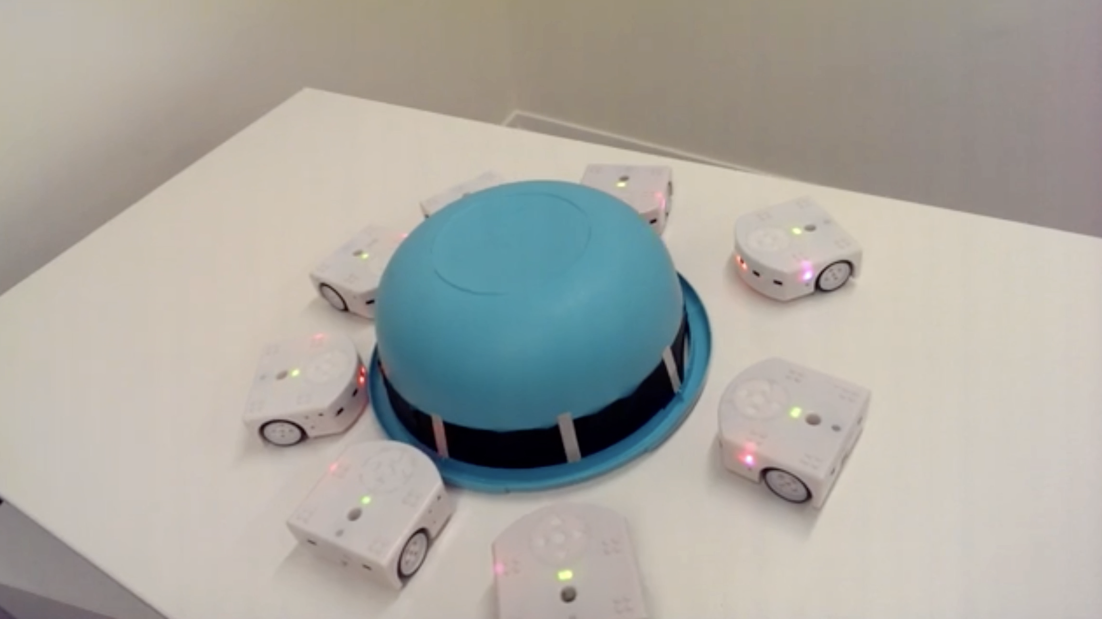
#> input picture Exercises/Computer Vision Tutorials/images/thymio_img.png, 3304 x 1856 px (shown at 1/3 size)
$ jupyter execute --allow-errors 'OpenCV Examples.ipynb'   (older library calls are emulated)
#> lines starting #> are read from the running program, lines starting #| are printed output that depends on the picture
# OpenCV Tutorial

To help you with the computer vision portion of the project you can make use of the OpenCV python library. This library can help you with the following :

- the acquisition and display of the image stream from your computer's camera, any external webcam or even a recorded video.
- filtering
- increasing image contrast
- thresholding
- edge detection
- feature matching
- tracking

For a link to the official opencv tutorials, have a look [here](https://opencv-python-tutroals.readthedocs.io/en/latest/py_tutorials/py_imgproc/py_table_of_contents_imgproc/py_table_of_contents_imgproc.html)

Note that certain portions of this notebook are taken from [here](https://github.com/dalgu90/opencv-tutorial)

** Installations **

You will need to install through pip by typing the following in the terminal

`pip3 install opencv-python`

`pip3 install bokeh`

`pip3 install opencv_contrib_python`


## 0. Imports

[cell 1]
import cv2
import time

import numpy as np

import matplotlib.pyplot as plt


from bokeh.plotting import figure
from bokeh.io import output_notebook, show, push_notebook
from tqdm import tqdm

import IPython.display as Disp
from ipywidgets import widgets

## 1. Loading and Displaying an Image

Here is a short code snippet that shows how to load and display an image that is stored on the disk using opencv. Note the `cv2.IMREAD_COLOR` which determines that the image will be loaded in color. To load an image in black and white, replace that with `cv2.IMREAD_GRAYSCALE`.

[cell 2]
img = cv2.imread('images/thymio_img.png', cv2.IMREAD_COLOR)
#> img is the input picture: shape (1856, 3304, 3); mean B, G, R 161, 168, 170.3

# If the image path is wrong, the resulting img will be none
if img is None:
    print('Open Error')
else:
    print('Image Loaded')
    plt.imshow(cv2.cvtColor(img, cv2.COLOR_BGR2RGB))
#> (this line was passed over: IPython is not available in this run)

## 2. Loading and Displaying a Video

Here we are loading a pre-recorded video but the same procedure can be used to acquire video stream from a webcam by replacing the name of the video with the number 0 (generally the ID of the webcam on your computer) or 1 (the ID of the first external camera that was connected to the computer) and so forth.

Try to load and display with the tuto for example [here](https://www.learnopencv.com/read-write-and-display-a-video-using-opencv-cpp-python/)

## 3. Image Processing Pipeline

Taking the image we loaded before, we are going to apply a basic processing pipeline on the image.

### 3.1. Filtering

In most image processing piepelines, you should start by de-noising the image. Multiple smoothing filters exist of which the Gaussian filter that was seen in the course.

A few of the ones provided by opencv and that are shown below are:
- averaging
- median filtering
- gaussian filtering
- bilateral filtering

To see the corresponding opencv tutorial, you can refer to [here](https://opencv-python-tutroals.readthedocs.io/en/latest/py_tutorials/py_imgproc/py_filtering/py_filtering.html#filtering)

To illustrate the difference between the filters, the different methods are applied on the image of a seafront taken from [here](https://images.app.goo.gl/GdNGVraY6pgXUNG1A)

[cell 3]
zebra_img = cv2.imread('images/beach.jpg', cv2.IMREAD_COLOR)
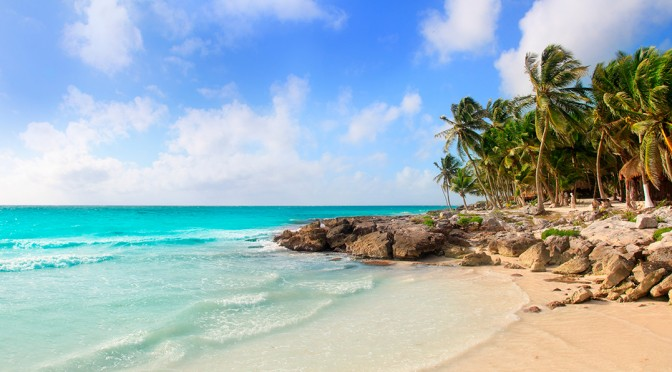
#> input picture Exercises/Computer Vision Tutorials/images/beach.jpg, 672 x 372 px
#> zebra_img is the input picture: shape (372, 672, 3); mean B, G, R 184.5, 178.1, 157.7

plt.figure(figsize=(6,4))
#> (this line was passed over: IPython is not available in this run)
plt.imshow(zebra_img[:,:,::-1])
#> (this line was passed over: IPython is not available in this run)
plt.title("Original")
#> (this line was passed over: IPython is not available in this run)

# Averaging with a 9x9 kernel
avg = cv2.blur(zebra_img,(9,9))
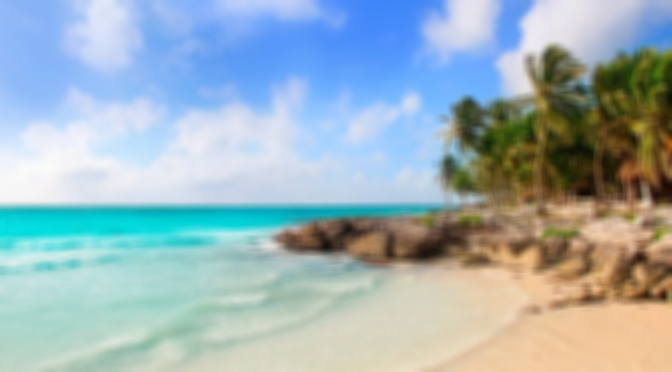
#> avg: shape (372, 672, 3); mean B, G, R 184.5, 178.1, 157.7

# Median Filtering, effective in removing salt and pepper noise
median = cv2.medianBlur(zebra_img,9)
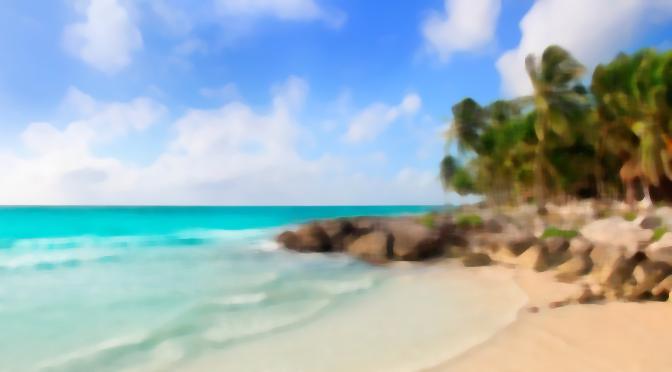
#> median: shape (372, 672, 3); mean B, G, R 184.1, 178, 157.6

# Gaussian Filtering with a 10x10 kernel
gauss = cv2.GaussianBlur(zebra_img,(9,9),0)
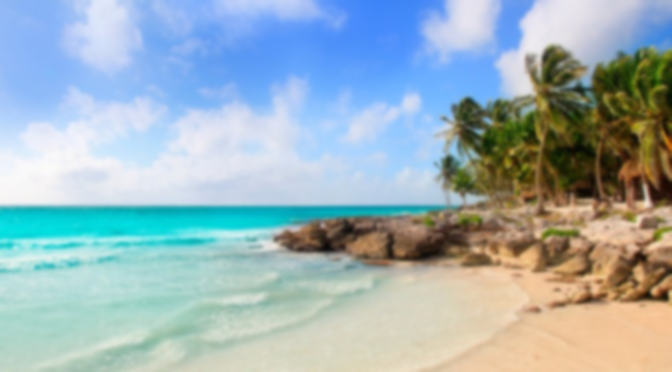
#> gauss: shape (372, 672, 3); mean B, G, R 184.5, 178.1, 157.7

# Bilateral Filtering
bilateral = cv2.bilateralFilter(zebra_img,9,75,75)

# Custom Kernel (here equivalent to the average filtering)
kernel = np.ones((9,9),np.float32)/81
custom = cv2.filter2D(zebra_img,-1,kernel)


#> (the rest of this cell did not finish here and is left out)

The advantage of the bilateral filter is that it manages to smooth the image all the while conserving the edges. There is of course a tradeoff in terms of computation time

### 3.2. Histogram Equalization

Because your image does not necessarily use the full spectrum of values between 0 and 255, you can stretch the histogram to cover the full range and as such, improve the contrast of the image. You can refer to the original tutorial [here](https://opencv-python-tutroals.readthedocs.io/en/latest/py_tutorials/py_imgproc/py_histograms/py_histogram_equalization/py_histogram_equalization.html#histogram-equalization) for more information

Let's start by plotting the histogram of values contained in our initial image.

[cell 4]
# Converting the original image to black and white

# Bilateral Filtering
bilateral = cv2.bilateralFilter(img,9,75,75)
#> bilateral: shape (1856, 3304, 3)

bw_img = cv2.cvtColor(bilateral, cv2.COLOR_BGR2GRAY)
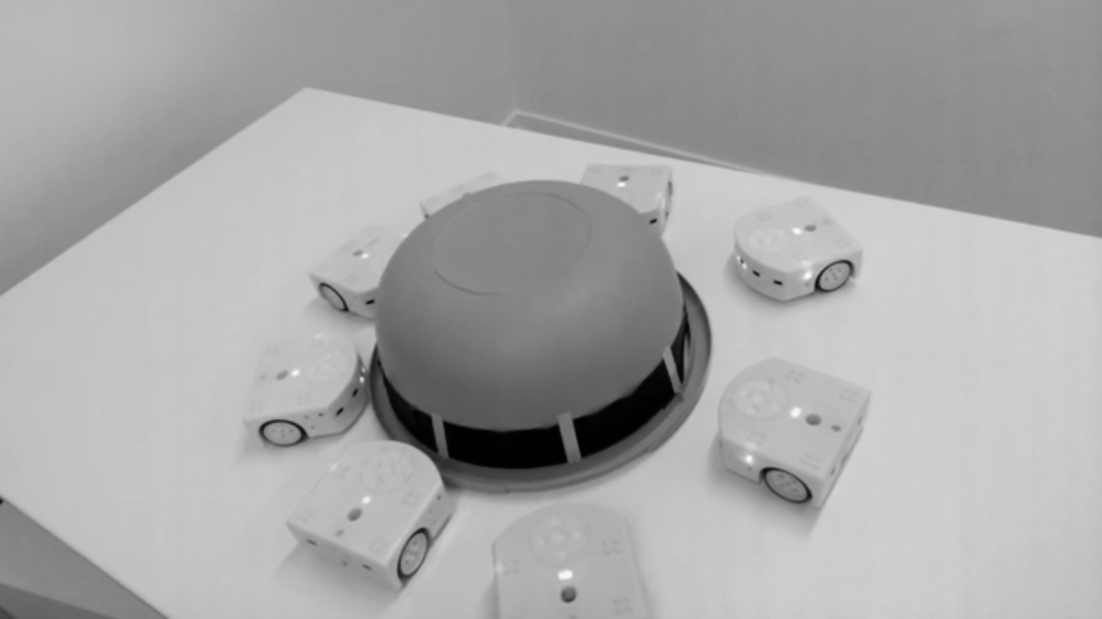
#> bw_img: shape (1856, 3304) (shown at 1/3 size); min 0, max 253, mean 167.9

hist, bins = np.histogram(bw_img.flatten(),256,[0,256])
#> hist = 256 values, max 233896 at index 204, min 0 at index 254, mean 23954; bins = 257 values from 0 to 256

cdf = hist.cumsum()
#> cdf = 256 values from 1115 to 6132224
cdf_normalized = cdf * hist.max()/ cdf.max()
#> cdf_normalized = 256 values from 42.53 to 233896

plt.figure()
#> (this line was passed over: IPython is not available in this run)
plt.hist(bw_img.flatten(),256,[0,256], color = 'r')
#> (this line was passed over: IPython is not available in this run)
plt.plot(cdf_normalized, color="b")
#> (this line was passed over: IPython is not available in this run)
plt.xlim([0,256])
plt.legend(('histogram', "cdf"), loc = 'upper left')
plt.show()
